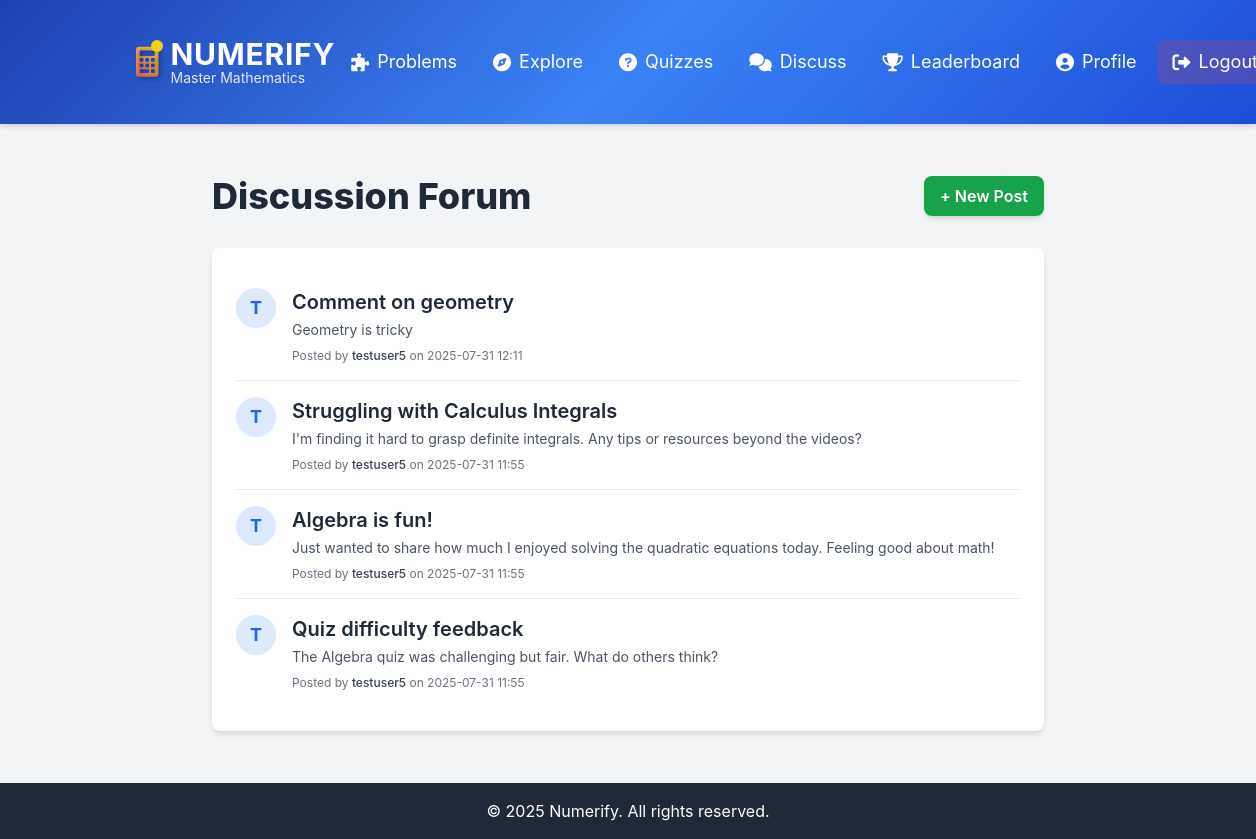
Page /discuss (signed in) on the committed database.
### models.py (models this page shows, shortened)
class Post(db.Model):
    id = db.Column(db.Integer, primary_key=True)
    user_id = db.Column(db.Integer, db.ForeignKey('user.id'), nullable=False)
    title = db.Column(db.String(250), nullable=False)
    content = db.Column(db.Text, nullable=False)
    created_at = db.Column(db.DateTime, default=datetime.utcnow)

class User(UserMixin, db.Model):
    id = db.Column(db.Integer, primary_key=True)
    username = db.Column(db.String(50), unique=True, nullable=False)
    email = db.Column(db.String(100), unique=True, nullable=False)
    password = db.Column(db.String(200), nullable=False)
    submissions = db.relationship('Submission', backref='user', lazy=True)
    quiz_attempts = db.relationship('QuizAttempt', backref='user', lazy=True) # Added from standard setup
    posts = db.relationship('Post', backref='author', lazy=True) # <<< ADD THIS LINE! <<<
    college = db.Column(db.String(100), nullable=True, default="N/A")
    bio = db.Column(db.Text, nullable=True, default="No bio yet.")
    interests = db.Column(db.String(200), nullable=True, default="Mathematics") # e.g., "Algebra, Geometry, Calculus"
    solved_problems_count = db.Column(db.Integer, default=0) # To track problems solved
    total_problems_attempted = db.Column(db.Integer, default=0) # To track total attempts
    score = db.Column(db.Integer, default=0) # New: To track user's cumulative score for leaderboard

### discuss.py (the view)
@discuss.route('/discuss')
@login_required
def forum_home():
    posts = Post.query.order_by(Post.created_at.desc()).all()
    return render_template('discuss_forum.html', posts=posts)

### templates/discuss_forum.html (shortened to what this page needs)
{% extends "base.html" %}
{% block content %}
<div class="max-w-4xl mx-auto px-4 sm:px-6 lg:px-8">
    <div class="flex justify-between items-center mb-8">
        <h1 class="text-4xl font-extrabold text-gray-800">Discussion Forum</h1>
        <a href="{{ url_for('discuss.new_post') }}" class="bg-green-600 text-white py-2 px-4 rounded-lg font-semibold hover:bg-green-700 transition duration-200 shadow-md">
            + New Post
        </a>
    </div>
    <div class="bg-white shadow-md rounded-lg p-6">
        {% if posts %}
            <ul class="divide-y divide-gray-200">
                {% for post in posts %}
                    <li class="py-4">
                        <div class="flex items-start">
                            <div class="flex-shrink-0">
                                <div class="w-10 h-10 rounded-full bg-blue-100 flex items-center justify-center text-blue-600 font-bold text-lg">
                                    {{ post.author.username[0]|upper }}
                                </div>
                            </div>
                            <div class="ml-4 flex-grow">
                                <h2 class="text-xl font-semibold text-gray-800 mb-1">
                                    <a href="{{ url_for('discuss.view_post', post_id=post.id) }}" class="hover:text-blue-600 transition duration-200">
                                        {{ post.title }}
                                    </a>
                                </h2>
                                <p class="text-gray-600 text-sm mb-2 line-clamp-2">{{ post.content }}</p>
                                <div class="text-xs text-gray-500">
                                    Posted by <span class="font-medium text-gray-700">{{ post.author.username }}</span> on {{ post.created_at.strftime('%Y-%m-%d %H:%M') }}
                                </div>
                            </div>
                        </div>
                    </li>
                {% endfor %}
            </ul>
        {% else %}
            <p class="text-gray-600 text-center py-8">No discussion posts yet. Be the first to start a conversation!</p>
        {% endif %}
    </div>
</div>
{% endblock %}

### templates/base.html (style rules this page uses)
body { font-family: 'Inter', sans-serif; background-color: #f3f4f6; color: #333; }

### rows in the picture
Post: author "T", title "Comment on geometry", content "Geometry is tricky", author.username "testuser5", created_at "2025-07-31 12:11"
Post: author "T", title "Struggling with Calculus Integrals", content "I'm finding it hard to grasp definite integrals. Any tips or resources beyond the videos?", author.username "testuser5", created_at "2025-07-31 11:55"
Post: author "T", title "Algebra is fun!", content "Just wanted to share how much I enjoyed solving the quadratic equations today. Feeling good about math!", author.username "testuser5", created_at "2025-07-31 11:55"
Post: author "T", title "Quiz difficulty feedback", content "The Algebra quiz was challenging but fair. What do others think?", author.username "testuser5", created_at "2025-07-31 11:55"
